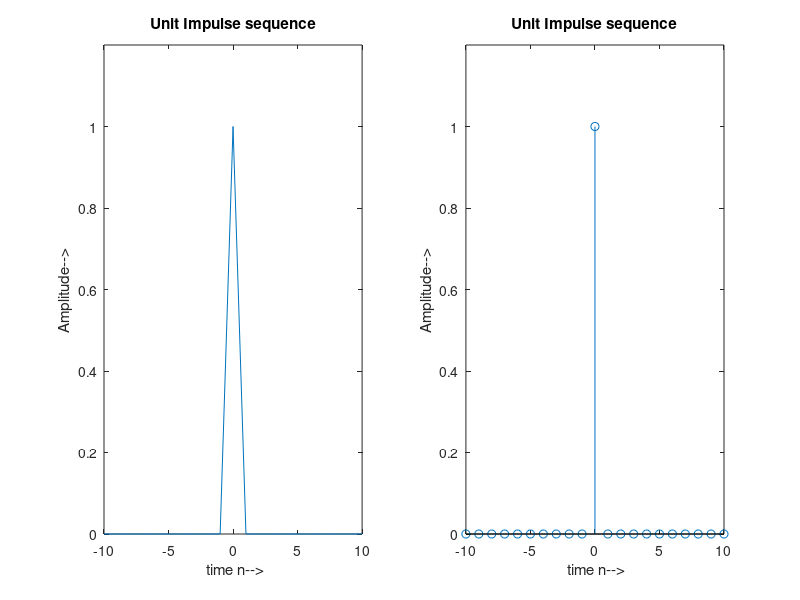

Here is the MATLAB script that generated this plot:
clc;
clear all;
close all;
n=-10:1:10;
impulse=[zeros(1,10),ones(1,1),zeros(1,10)];
subplot(1,2,1);
plot(n,impulse);
xlabel(' time n-->');
ylabel('Amplitude-->');
title('Unit Impulse sequence');
axis([-10 10 0 1.2]);

n=-10:1:10;
impulse=[zeros(1,10),ones(1,1),zeros(1,10)];
subplot(1,2,2);
stem(n,impulse);
xlabel(' time n-->');
ylabel('Amplitude-->');
title('Unit Impulse sequence');
axis([-10 10 0 1.2]);
